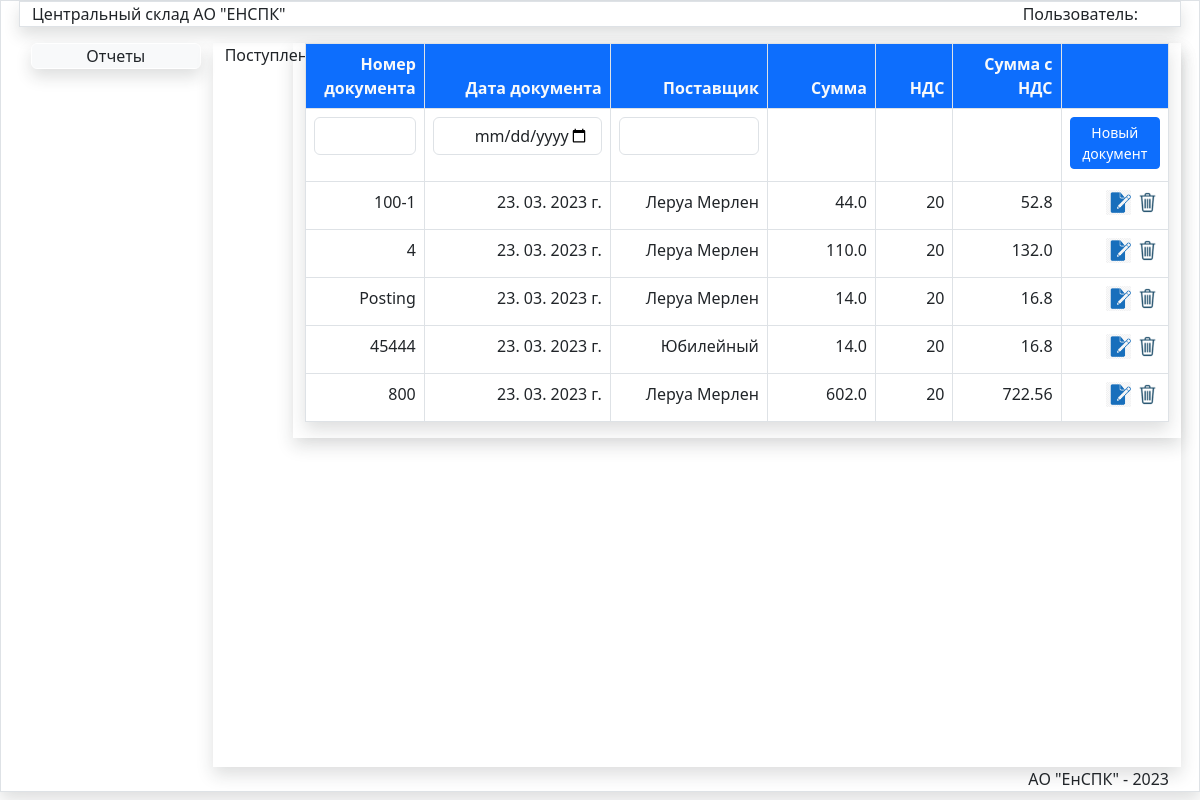
Before: /JurnalPost/ with the older database file.
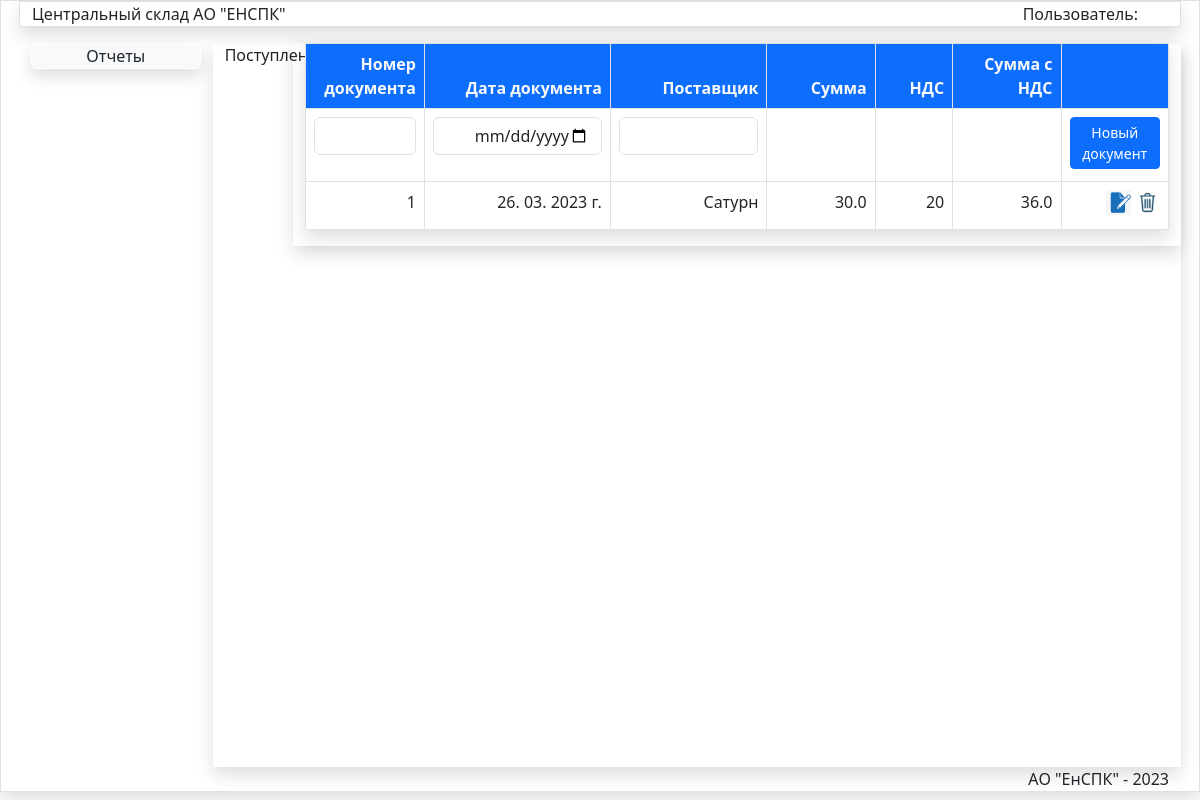
After: the same page with the newer database file.
### store/models.py (models this page shows)
class Jurnal(models.Model):
    oper=models.IntegerField(verbose_name="Код операции")
    nomerdoc=models.CharField(max_length=50,verbose_name='Номер документа')
    datadoc=models.DateTimeField(verbose_name='Дата документа')
    postav=models.ForeignKey(Postav,verbose_name='Поставщик',on_delete=models.PROTECT)
    obct=models.ForeignKey(Obct,verbose_name='Объект',on_delete=models.PROTECT)
    podraz=models.ForeignKey(Podraz,verbose_name='Подразделение',on_delete=models.PROTECT)
    fio=models.ForeignKey(Fio,verbose_name='Подотчет',on_delete=models.PROTECT)
    spis=models.ForeignKey(Spis,blank=True,null=True,verbose_name='Причина списания',on_delete=models.PROTECT)
    summa=models.FloatField(verbose_name='Сумма',default=0)
    nds=models.IntegerField(verbose_name='НДС',default=20)
    summawithnds=models.FloatField(verbose_name='Сумма с НДС',default=0)
    updated_at = models.DateTimeField(auto_now=True, verbose_name='Создан')
    created_at = models.DateTimeField(auto_now_add=True, verbose_name='Обновлен')
    class Meta:
        verbose_name = 'Документ'
        verbose_name_plural = 'Документы'
        ordering = ['-datadoc', ]

class Postav(models.Model):
    title = models.CharField(max_length=150, verbose_name='Наименование компании',unique=True)
    def __str__(self):
        return self.title
    class Meta:
        verbose_name = 'Поставщик'
        verbose_name_plural = 'Поставщики'
        ordering = ['title', ]

### store/views.py (the view, shortened to what this page needs)
# urls.py: path('JurnalPost/',JurnalPost,name='JurnalPost'), #Журнал документов поступление
def JurnalPost(request):
    postav=Postav.objects.all()
    jurnalpost=Jurnal.objects.filter(oper=2).order_by('-created_at')
    obct = Obct.objects.get(pk=180)
    fio = Fio.objects.get(pk=5)
    podraz = Podraz.objects.get(pk=74)
    return render(request,'store/Doc/JurnalPost.html',{'postav':postav,'jurnalpost':jurnalpost,'pic_label':'Поступление','title':'Журнал приходных документов'})

### store/templates/store/Doc/JurnalPost.html (shortened to what this page needs)
{% extends 'store/menu.html' %}
{% load static %}
{% block DataArea %}
<div class="row">
<div class="col-md-1">{{pic_label}}</div>
<div class="col-md-11 mx-auto shadow">
<table class="table shadow table-bordered table-hover">
<thead class="bg-primary text-light">
<tr>
<th style="width:14.2%;" class=" text-end">Номер документа</th>
<th style="width:14.2%;" class=" text-end" >Дата документа</th>
<th style="width:20.2%;" class=" text-end" >Поставщик</th>
<th style="width:14.2%;" class=" text-end" >Сумма</th>
<th style="width:10.2%;" class=" text-end" >НДС</th>
<th style="width:14.2%;" class=" text-end" >Сумма с НДС</th>
<th style="width:14.2%;" class=" text-end"></th>
</tr>
</thead>
    <form method="post" id="post-form">
    <tr style="align:middle">
        <td  class="border text-end" ><input type="text" id="id_nomerdoc" class="form-control" style="text-align:right" required></td>
        <td class="text-end pb-3"> <input type="date" id="id_datadoc" class="form-control" style="text-align:right" required/></td>
   <td  class="border text-end" >
    <select name="postav" id="id_postav" class="form-control  " required >
            <option selected></option>
            {% for item in postav %}
            <option value="{{item.id}}">{{item.title}}</option>
            {% endfor %}
       </select>
    </td>
        <td  class="border text-end" ></td>
        <td  class="border text-end" ></td>
        <td  class="border text-end" ></td>
        <td  class="border text-end"> <button type="submit" class="btn  btn-primary btn-sm mb-1 " id="savebtn">Новый документ</button></td>
    </form>
    <tbody id="post-doc">
    {% for item in jurnalpost %}
    <tr><td  class="border text-end fixed">{{item.nomerdoc}}</td>
    <td   class="border text-end">{{item.datadoc|date:"d. m. Y г." }}</td>
     <td   class="border text-end">{{item.postav}}</td>
    <td   class="border text-end">{{item.summa}}</td>
    <td   class="border text-end">{{item.nds}}</td>
    <td   class="border text-end">{{item.summawithnds }}</td>
    <td class="text-end align-middle border" ><input data-sid="{{item.pk}}" data-update="{{url_update}}" value="Update" type="image" class="btn-ost-update mr-3" src="{% static '/images/edit2.png' %}" width="25px" >
   <input data-sid="{{item.pk}}" data-del="{{url_delete}}" class="btn-ost-del " value="Delete" type="image" src="{% static '/images/del.png' %}" width="25px"> </td>
    </tr>
    {% endfor %}
    </tbody>
</table>
</div>
</div>
{% endblock DataArea %}

### store/templates/store/menu.html (shortened to what this page needs)
{% extends 'store/base.html' %}
{% load static %}
{% block LinkArea %}
{% if request.user.username == "Кладовщик" %}
<a href="{% url 'DocMenu' %}" class="btn btn-secondary text-white nav-link mb-2 shadow  ">Документы</a>
<a href="{% url 'ReportMenu' %}" class="btn btn-secondary   nav-link mb-2 shadow text-light">Отчеты</a>
<a href="{% url 'SpravMenu' %}" class="btn btn-secondary text-white  nav-link mb-1 shadow ">Справочники</a>
{% else %}
 <a href="#" class="btn btn-light border border-white  nav-link mb-2 shadow ">Отчеты</a>
{% endif %}
{% endblock LinkArea %}

### store/templates/store/base.html (shortened to what this page needs)
{% load static %}
 <!DOCTYPE html>
<html lang="en">
<head>
    <link type="text/css" href="{% static '/css/bootstrap.css' %}"  rel="stylesheet">
     <link type="text/css" href="{% static '/css/my.css' %}"  rel="stylesheet">
</head>
<body>
<div class="container-fluid border shadow maincontainer">
    <div class="row">
        <div class="col-md-12 mb-3 border shadow ">
            Центральный склад АО "ЕНСПК"
            <div class="user">Пользователь:
            </div>
        </div>
    </div>
<div class="row">
    <div class="col-md-2 mb-1 linkarea">
        {% block LinkArea %}{% endblock LinkArea %}
    </div>
    <div class="col-md-10  shadow ">
        {% block DataArea %}{% endblock DataArea %}
    </div>
</div>
 <div class="row">
    <div class="col-md-12 logo" >
       АО "ЕнСПК" - 2023
    </div>
</div>
</div>
</body>
</html>

### store/static/css/my.css (style rules this page uses)
.linkarea { height:90vh; }
.maincontainer { padding-left:30px; padding-right:30px; }
.logo { text-align:right; }
.user { float:right; padding-right:30px; }
a { text-decoration:none; }

Changed rows visible on the page:
removed Jurnal: nomerdoc "100-1", datadoc "23. 03. 2023 г.", postav "Леруа Мерлен", summa "44.0", nds "20", summawithnds "52.8"
removed Jurnal: nomerdoc "4", datadoc "23. 03. 2023 г.", postav "Леруа Мерлен", summa "110.0", nds "20", summawithnds "132.0"
removed Jurnal: nomerdoc "Posting", datadoc "23. 03. 2023 г.", postav "Леруа Мерлен", summa "14.0", nds "20", summawithnds "16.8"
removed Jurnal: nomerdoc "45444", datadoc "23. 03. 2023 г.", postav "Юбилейный", summa "14.0", nds "20", summawithnds "16.8"
removed Jurnal: nomerdoc "800", datadoc "23. 03. 2023 г.", postav "Леруа Мерлен", summa "602.0", nds "20", summawithnds "722.56"
added Jurnal: nomerdoc "1", datadoc "26. 03. 2023 г.", postav "Сатурн", summa "30.0", nds "20", summawithnds "36.0"
